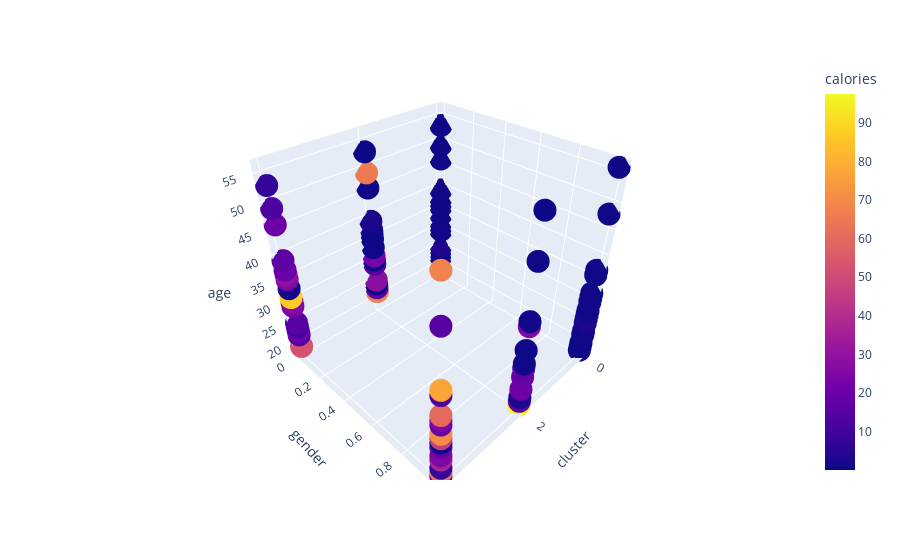

Write notebook code for a chart like this one.
### Code cell
import plotly.express as px

fig = px.scatter_3d(x_data_cl2, x='cluster', y='gender', z='age', color='calories')
fig.show()

### Figure 1 — Plotly figure (JSON) as saved in the notebook; plotly's stock layout.template omitted (floating-point values rounded to 4 significant figures; data arrays with more than 128 entries replaced by an {"elided": "..."} marker saying what was removed)
{"data": [{"hovertemplate": "cluster=%{x}<br>gender=%{y}<br>age=%{z}<br>calories=%{marker.color}<extra></extra>", "legendgroup": "", "marker": {"color": {"elided": "6264 float values"}, "coloraxis": "coloraxis", "symbol": "circle"}, "mode": "markers", "name": "", "scene": "scene", "showlegend": false, "type": "scatter3d", "x": {"elided": "6264 str values"}, "y": {"elided": "6264 int values"}, "z": {"elided": "6264 int values"}}], "layout": {"coloraxis": {"colorbar": {"title": {"text": "calories"}}, "colorscale": [[0, "#0d0887"], [0.1111, "#46039f"], [0.2222, "#7201a8"], [0.3333, "#9c179e"], [0.4444, "#bd3786"], [0.5556, "#d8576b"], [0.6667, "#ed7953"], [0.7778, "#fb9f3a"], [0.8889, "#fdca26"], [1, "#f0f921"]]}, "legend": {"tracegroupgap": 0}, "margin": {"t": 60}, "scene": {"domain": {"x": [0, 1], "y": [0, 1]}, "xaxis": {"title": {"text": "cluster"}}, "yaxis": {"title": {"text": "gender"}}, "zaxis": {"title": {"text": "age"}}}}}
